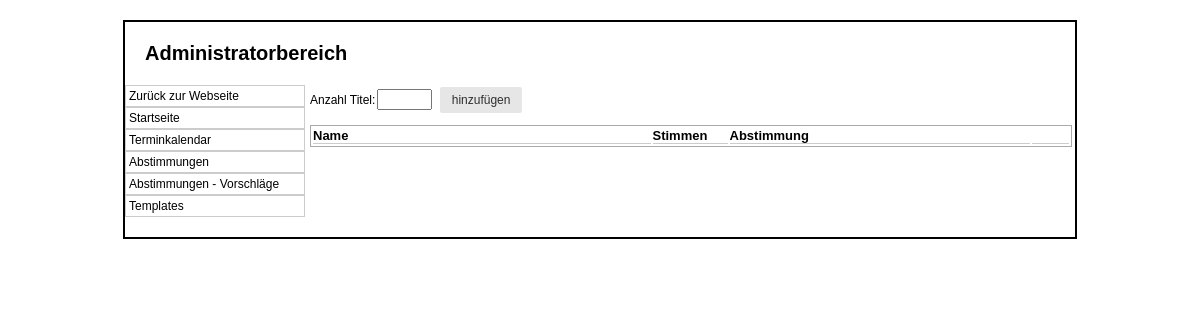
The page /admin/abstimmung.php?id=4 on the database as committed earlier.
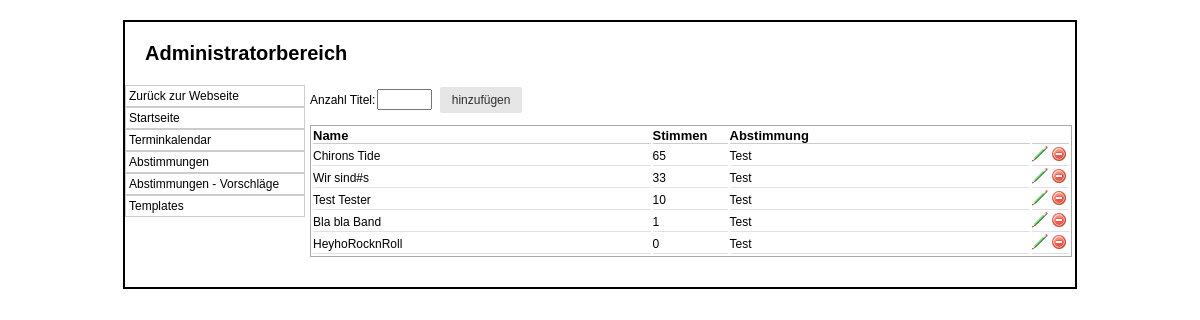
The same page on the database as committed later.
### tables this page shows
CREATE TABLE IF NOT EXISTS `abstimmung` (
  `ID` int(5) NOT NULL AUTO_INCREMENT,
  `Bezeichnung` varchar(100) NOT NULL,
  `ErstelltAm` datetime NOT NULL,
  `GueltigBis` datetime DEFAULT NULL,
  `Aktiv` tinyint(1) NOT NULL,
  PRIMARY KEY (`ID`)
);

CREATE TABLE IF NOT EXISTS `abstimmung_titel` (
  `ID` int(5) NOT NULL AUTO_INCREMENT,
  `Abstimmung_ID` int(5) NOT NULL,
  `Stimmen` int(10) NOT NULL,
  `Name` varchar(150) NOT NULL,
  PRIMARY KEY (`ID`),
  KEY `Abstimmung_ID` (`Abstimmung_ID`)
);

### class/mysqli.class.php (called while the page is built, shortened)
<?php
class MysqliDb
{
    protected static $_prefix;
    protected $_mysqli;
    protected $_query;
    protected $_where = array();
    protected $_orderBy = array();
    protected $_groupBy = array();
    protected $_bindParams = array('');
    protected $host;
    protected $username;
    protected $password;
    protected $db;
    protected $port;
    public function __construct($host = NULL, $username = NULL, $password = NULL, $db = NULL, $port = NULL)
    {
        $this->host = $host;
        $this->username = $username;
        $this->password = $password;
        $this->db = $db;
        if($port == NULL)
            $this->port = ini_get ('mysqli.default_port');
        else
            $this->port = $port;
    }
    public function connect()
    {
        $this->_mysqli = new mysqli ($this->host, $this->username, $this->password, $this->db, $this->port)
            or die('There was a problem connecting to the database');
        $this->_mysqli->set_charset ('utf8');
    }
    protected function reset()
    {
        $this->_where = array();
        $this->_orderBy = array();
        $this->_groupBy = array();
        $this->_bindParams = array('');
        $this->_query = null;
    }
    public function setPrefix($prefix = '')
    {
        self::$_prefix = $prefix;
        return $this;
    }
    public function get($tableName, $numRows = null, $columns = '*')
    {
        if (empty ($columns))
            $columns = '*';
        $column = is_array($columns) ? implode(', ', $columns) : $columns;
        $this->_query = "SELECT $column FROM " .self::$_prefix . $tableName;
        $stmt = $this->_buildQuery($numRows);
        $stmt->execute();
        return $this->_dynamicBindResults($stmt);
    }
    public function where($whereProp, $whereValue = null, $operator = null)
    {
        $this->_where[] = Array ("AND", $whereValue, $whereProp);
        return $this;
    }
    public function orderBy($orderByField, $orderbyDirection = "DESC")
    {
        $orderbyDirection = strtoupper (trim ($orderbyDirection));
        $orderByField = preg_replace ("/[^-a-z0-9\.\(\),_]+/i",'', $orderByField);
        $this->_orderBy[$orderByField] = $orderbyDirection;
        return $this;
    }
    protected function _determineType($item)
    {
        switch (gettype($item)) {
            case 'NULL':
            case 'string':
                return 's';
                break;
            case 'boolean':
            case 'integer':
                return 'i';
                break;
        }
        return '';
    }
    protected function _bindParam($value) {
        $this->_bindParams[0] .= $this->_determineType ($value);
        array_push ($this->_bindParams, $value);
    }
    protected function _buildPair ($operator, $value) {
        if (!is_object($value)) {
            return ' ' . $operator. ' ? ';
        }
        $subQuery = $value->getSubQuery ();
        return " " . $operator . " (" . $subQuery['query'] . ")";
    }
    protected function _buildQuery($numRows = null, $tableData = null)
    {
        $stmt = $this->_prepareQuery();
        if (count ($this->_bindParams) > 1)
            call_user_func_array(array($stmt, 'bind_param'), $this->refValues($this->_bindParams));
        return $stmt;
    }
    protected function _dynamicBindResults(mysqli_stmt $stmt)
    {
        $parameters = array();
        $results = array();
        $meta = $stmt->result_metadata();
        $row = array();
        while ($field = $meta->fetch_field()) {
            $row[$field->name] = null;
            $parameters[] = & $row[$field->name];
        }
        call_user_func_array(array($stmt, 'bind_result'), $parameters);
        while ($stmt->fetch()) {
            $x = array();
            foreach ($row as $key => $val) {
                $x[$key] = $val;
            }
            array_push($results, $x);
        }
        return $results;
    }
    protected function _buildTableData ($tableData) {
        if (!is_array ($tableData))
            return;
        $this->_query = rtrim($this->_query, ', ');
    }
    protected function _buildWhere () {
        if (empty ($this->_where))
            return;
        $this->_query .= ' WHERE ';
        $this->_where[0][0] = '';
        foreach ($this->_where as $cond) {
            list ($concat, $wValue, $wKey) = $cond;
            $this->_query .= " " . $concat ." " . $wKey;
            if (!is_array ($wValue))
                $wValue = Array ('=' => $wValue);
            $key = key ($wValue);
            $val = $wValue[$key];
            switch (strtolower ($key)) {
                default:
                    $this->_query .= $this->_buildPair ($key, $val);
            }
        }
    }
    protected function _buildGroupBy () {
        if (empty ($this->_groupBy))
            return;
        $this->_query .= " GROUP BY ";
        $this->_query = rtrim($this->_query, ', ') . " ";
    }
    protected function _buildOrderBy () {
        if (empty ($this->_orderBy))
            return;
        $this->_query .= " ORDER BY ";
        foreach ($this->_orderBy as $prop => $value)
            $this->_query .= $prop . " " . $value . ", ";
        $this->_query = rtrim ($this->_query, ', ') . " ";
    }
    protected function _buildLimit ($numRows) {
        if (!isset ($numRows))
            return;
        if (is_array ($numRows))
            $this->_query .= ' LIMIT ' . (int)$numRows[0] . ', ' . (int)$numRows[1];
        else
            $this->_query .= ' LIMIT ' . (int)$numRows;
    }
    protected function _prepareQuery()
    {
        if (!$stmt = $this->_mysqli->prepare($this->_query)) {
            trigger_error("Problem preparing query ($this->_query) " . $this->_mysqli->error, E_USER_ERROR);
        }
        return $stmt;
    }
    protected function refValues($arr)
    {
        if (strnatcmp(phpversion(), '5.3') >= 0) {
            $refs = array();
            foreach ($arr as $key => $value) {
                $refs[$key] = & $arr[$key];
            }
            return $refs;
        }
        return $arr;
    }
    protected function replacePlaceHolders ($str, $vals) {
        $i = 1;
        $newStr = "";
        while ($pos = strpos ($str, "?")) {
            $val = $vals[$i++];
            $newStr .= substr ($str, 0, $pos) . $val;
            $str = substr ($str, $pos + 1);
        }
        return $newStr;
    }
}

### db_connect.php (called while the page is built, shortened)
<?php
include_once 'class/mysqli.class.php';
$db		= new MysqliDb(HOST,USER,PASSWORD,DATABASE);
?>

### admin/abstimmung.php (the view, shortened to what this page needs)
<?php
require_once('../db_connect.php');
$inhalt = null;
if(isset($_GET['delete'])) {
	$ID = $_GET['delete'];
	$inhalt .= '<form method="POST" action="abstimmung.php">
		<input type="hidden" name="id" value="'.$ID.'">
		<input type="submit" name="delete" value="Ja Wirklich löschen" class="btn">
		<input type="submit" formaction="abstimmung.php" value="Doch nicht!" class="btn">
	</form>';
}
else if(isset($_GET['delete_titel'])) {
	$ID = $_GET['delete_titel'];
	$inhalt .= '<form method="POST" action="abstimmung.php">
		<input type="hidden" name="id" value="'.$ID.'">
		<input type="submit" name="delete_titel" value="Wirklich löschen">
	</form>';
}
else if(isset($_GET['id'])) {
	$ID				= $_GET['id'];
	$cols			= array("ID", "Bezeichnung");
	$db->where("ID", $ID);
	$abstimmungen	= $db->get(T_ABSTIMMUNG, null, $cols);
	foreach ($abstimmungen as $abstimmung) {
		$cols			= array("ID", "Stimmen", "Name");
		$db->where("Abstimmung_ID", $abstimmung['ID']);
		$db->orderBy("Stimmen", "DESC");
		$titeldaten		= $db->get(T_ABSTIMMUNG_TITEL, null, $cols);
		$inhalt .= '<form method="GET" action="abstimmung.php">
						Anzahl Titel:<input type="text" name="count" size="4">
						<input type="hidden" name="add_titel" value="">
						<input type="hidden" name="aid" value="'.$abstimmung['ID'].'">
						<input type="submit" value="hinzufügen" class="btn">
					</form>
					<table class="standard">
						<thead>
							<th width="45%">Name</th>
							<th width="10%">Stimmen</th>
							<th width="40%">Abstimmung</th>
							<th></th>
						</thead>';
		foreach ($titeldaten as $titel) {
			$inhalt .= '<tr>
							<td>'.$titel['Name'].'</td>
							<td>'.$titel['Stimmen'].'</td>
							<td>'.$abstimmung['Bezeichnung'].'</td>
							<td>
								<a href="abstimmung.php?edit_titel='.$titel['ID'].'&aid='.$abstimmung['ID'].'"><img src="img/edit.png"></a>
								<a href="abstimmung.php?delete_titel='.$titel['ID'].'"><img src="img/delete.png"></a>
							</td>
						</tr>';
		}
		$inhalt .= '</table>';
	}
}
?>
<html>
<head>
	<link rel="stylesheet" type="text/css" href="style.css">
	<link rel="stylesheet" href="../css/tcal.css">
</head>
<body>
	<div id="container">
		<div id="header">
			<h1>Administratorbereich</h1>
		</div>
		<div id="navi">
			<ul>
				<li><a href="../">Zurück zur Webseite</a></li>
				<li><a href="index.php">Startseite</a></li>
				<li><a href="index.php?p=termine">Terminkalendar</a></li>
				<li><a href="abstimmung.php">Abstimmungen</a></li>
				<li><a href="vorschlaege.php">Abstimmungen - Vorschläge</a></li>
				<li><a href="templates.php">Templates</a></li>
			</ul>
		</div>
		<div id="content">
		<?php
			echo $inhalt;
		?>
		</div>
	</div>
</body>
</html>

### admin/style.css (style rules this page uses)
* { margin:0; padding:0; }
body { background-color:#FFF; color:#000; font-family:Verdana,Arial; font-size:12px; }
a { color:#000; text-decoration:none; }
input { padding:1px; margin:2px; }
.btn { font-family: inherit; font-size: 100%; *font-size: 90%; *overflow: visible; padding: 0.5em 1em; color: #444; color: rgba(0, 0, 0, 0.80); *color: #444; border: 1px solid #999; border: none rgba(0, 0, 0, 0); background-color: #E6E6E6; text-decoration: none; border-radius: 2px; display:inline-block; }
div#container { border:2px solid #000; margin:20px auto; padding-bottom:20px; width:950px; }
div#header { padding:20px; }
div#header h1 { font-size:20px; }
div#navi { float:left; width:180px; }
div#navi ul { list-style-type:none; }
div#navi ul li { border:1px solid #ccc; }
div#navi ul li a { display:block; padding:3px; }
div#content { float:left; width:762px; margin-left:5px; }
table.standard { width:100%; border:1px solid darkgrey; margin-top:10px; margin-bottom:10px; }
table.standard thead th { border-bottom:1px solid #ccc; font-size:13px; font-weight:bold; text-align:left; }
table.standard tr td { font-size:12px; border-bottom:1px solid #E1E1E1; }

Rows that differ between the two databases and show on the page:
added abstimmung_titel: Name "Chirons Tide", Stimmen "65", Abstimmung_ID.Bezeichnung "Test"
added abstimmung_titel: Name "Wir sind#s", Stimmen "33", Abstimmung_ID.Bezeichnung "Test"
added abstimmung_titel: Name "Test Tester", Stimmen "10", Abstimmung_ID.Bezeichnung "Test"
added abstimmung_titel: Name "Bla bla Band", Stimmen "1", Abstimmung_ID.Bezeichnung "Test"
added abstimmung_titel: Name "HeyhoRocknRoll", Stimmen "0", Abstimmung_ID.Bezeichnung "Test"
